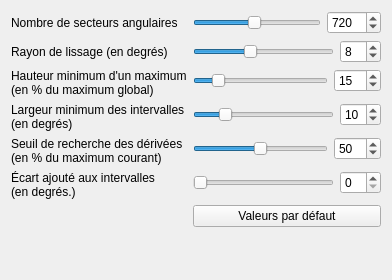
           <widget class="QWidget" name="toolBoxPage2">
            <property name="geometry">
             <rect>
              <x>0</x>
              <y>0</y>
              <width>392</width>
              <height>280</height>
             </rect>
            </property>
            <attribute name="label">
             <string>Z-Mouvement par secteur angulaire</string>
            </attribute>
            <layout class="QFormLayout" name="formLayout_11">
             <property name="fieldGrowthPolicy">
              <enum>QFormLayout::AllNonFixedFieldsGrow</enum>
             </property>
             <item row="1" column="0">
              <widget class="QLabel" name="label_50">
               <property name="font">
                <font>
                 <weight>50</weight>
                 <bold>false</bold>
                </font>
               </property>
               <property name="text">
                <string>Rayon de lissage (en degrés)</string>
               </property>
              </widget>
             </item>
             <item row="1" column="1">
              <layout class="QHBoxLayout" name="horizontalLayout_44">
               <item>
                <widget class="QSlider" name="_sliderHistogramSmoothingRadius_zMotionAngular">
                 <property name="minimum">
                  <number>0</number>
                 </property>
                 <property name="maximum">
                  <number>20</number>
                 </property>
                 <property name="pageStep">
                  <number>5</number>
                 </property>
                 <property name="value">
                  <number>8</number>
                 </property>
                 <property name="orientation">
                  <enum>Qt::Horizontal</enum>
                 </property>
                </widget>
               </item>
               <item>
                <widget class="QSpinBox" name="_spinHistogramSmoothingRadius_zMotionAngular">
                 <property name="font">
                  <font>
                   <weight>50</weight>
                   <bold>false</bold>
                  </font>
                 </property>
                 <property name="maximum">
                  <number>20</number>
                 </property>
                 <property name="value">
                  <number>8</number>
                 </property>
                </widget>
               </item>
              </layout>
             </item>
             <item row="2" column="0">
              <widget class="QLabel" name="label_35">
               <property name="font">
                <font>
                 <weight>50</weight>
                 <bold>false</bold>
                </font>
               </property>
               <property name="text">
                <string>Hauteur minimum d'un maximum
(en % du maximum global)</string>
               </property>
              </widget>
             </item>
             <item row="2" column="1">
              <layout class="QHBoxLayout" name="horizontalLayout_41">
               <item>
                <widget class="QSlider" name="_sliderHistogramMinimumHeightOfMaximum_zMotionAngular">
                 <property name="maximum">
                  <number>100</number>
                 </property>
                 <property name="value">
                  <number>15</number>
                 </property>
                 <property name="orientation">
                  <enum>Qt::Horizontal</enum>
                 </property>
                </widget>
               </item>
               <item>
                <widget class="QSpinBox" name="_spinHistogramMinimumHeightOfMaximum_zMotionAngular">
                 <property name="font">
                  <font>
                   <weight>50</weight>
                   <bold>false</bold>
                  </font>
                 </property>
                 <property name="maximum">
                  <number>100</number>
                 </property>
                 <property name="value">
                  <number>15</number>
                 </property>
                </widget>
               </item>
              </layout>
             </item>
             <item row="3" column="0">
              <widget class="QLabel" name="label_53">
               <property name="font">
                <font>
                 <weight>50</weight>
                 <bold>false</bold>
                </font>
               </property>
               <property name="text">
                <string>Largeur minimum des intervalles
(en degrés)</string>
               </property>
              </widget>
             </item>
             <item row="3" column="1">
              <layout class="QHBoxLayout" name="horizontalLayout_42">
               <item>
                <widget class="QSlider" name="_sliderHistogramMinimumWidthOfInterval_zMotionAngular">
                 <property name="maximum">
                  <number>50</number>
                 </property>
                 <property name="value">
                  <number>10</number>
                 </property>
                 <property name="orientation">
                  <enum>Qt::Horizontal</enum>
                 </property>
                </widget>
               </item>
               <item>
                <widget class="QSpinBox" name="_spinHistogramMinimumWidthOfInterval_zMotionAngular">
                 <property name="font">
                  <font>
                   <weight>50</weight>
                   <bold>false</bold>
                  </font>
                 </property>
                 <property name="maximum">
                  <number>50</number>
                 </property>
                 <property name="value">
                  <number>10</number>
                 </property>
                </widget>
               </item>
              </layout>
             </item>
             <item row="4" column="0">
              <widget class="QLabel" name="label_52">
               <property name="font">
                <font>
                 <weight>50</weight>
                 <bold>false</bold>
                </font>
               </property>
               <property name="text">
                <string>Seuil de recherche des dérivées
(en % du maximum courant)</string>
               </property>
              </widget>
             </item>
             <item row="4" column="1">
              <layout class="QHBoxLayout" name="horizontalLayout_35">
               <item>
                <widget class="QSlider" name="_sliderHistogramDerivativeSearchPercentage_zMotionAngular">
                 <property name="maximum">
                  <number>100</number>
                 </property>
                 <property name="value">
                  <number>50</number>
                 </property>
                 <property name="orientation">
                  <enum>Qt::Horizontal</enum>
                 </property>
                </widget>
               </item>
               <item>
                <widget class="QSpinBox" name="_spinHistogramDerivativeSearchPercentage_zMotionAngular">
                 <property name="font">
                  <font>
                   <weight>50</weight>
                   <bold>false</bold>
                  </font>
                 </property>
                 <property name="maximum">
                  <number>100</number>
                 </property>
                 <property name="value">
                  <number>50</number>
                 </property>
                </widget>
               </item>
              </layout>
             </item>
             <item row="7" column="1">
              <widget class="QPushButton" name="_buttonHistogramResetDefaultValuesZMotionAngular">
               <property name="font">
                <font>
                 <weight>50</weight>
                 <bold>false</bold>
                </font>
               </property>
               <property name="text">
                <string>Valeurs par défaut</string>
               </property>
              </widget>
             </item>
             <item row="5" column="1">
              <layout class="QHBoxLayout" name="horizontalLayout_33">
               <item>
                <widget class="QSlider" name="_sliderHistogramIntervalGap_zMotionAngular">
                 <property name="maximum">
                  <number>15</number>
                 </property>
                 <property name="value">
                  <number>0</number>
                 </property>
                 <property name="orientation">
                  <enum>Qt::Horizontal</enum>
                 </property>
                </widget>
               </item>
               <item>
                <widget class="QSpinBox" name="_spinHistogramIntervalGap_zMotionAngular">
                 <property name="font">
                  <font>
                   <weight>50</weight>
                   <bold>false</bold>
                  </font>
                 </property>
                 <property name="maximum">
                  <number>15</number>
                 </property>
                 <property name="value">
                  <number>0</number>
                 </property>
                </widget>
               </item>
              </layout>
             </item>
             <item row="5" column="0">
              <widget class="QLabel" name="label_45">
               <property name="font">
                <font>
                 <weight>50</weight>
                 <bold>false</bold>
                </font>
               </property>
               <property name="text">
                <string>Écart ajouté aux intervalles
(en degrés.)</string>
               </property>
              </widget>
             </item>
             <item row="0" column="0">
              <widget class="QLabel" name="label_3">
               <property name="font">
                <font>
                 <weight>50</weight>
                 <bold>false</bold>
                </font>
               </property>
               <property name="text">
                <string>Nombre de secteurs angulaires</string>
               </property>
              </widget>
             </item>
             <item row="0" column="1">
              <layout class="QHBoxLayout" name="horizontalLayout_45">
               <item>
                <widget class="QSlider" name="_sliderHistogramNumberOfAngularSectors_zMotionAngular">
                 <property name="font">
                  <font>
                   <weight>50</weight>
                   <bold>false</bold>
                  </font>
                 </property>
                 <property name="maximum">
                  <number>1500</number>
                 </property>
                 <property name="value">
                  <number>720</number>
                 </property>
                 <property name="orientation">
                  <enum>Qt::Horizontal</enum>
                 </property>
                </widget>
               </item>
               <item>
                <widget class="QSpinBox" name="_spinHistogramNumberOfAngularSectors_zMotionAngular">
                 <property name="font">
                  <font>
                   <weight>50</weight>
                   <bold>false</bold>
                  </font>
                 </property>
                 <property name="maximum">
                  <number>1500</number>
                 </property>
                 <property name="value">
                  <number>720</number>
                 </property>
                </widget>
               </item>
              </layout>
             </item>
            </layout>
           </widget>
